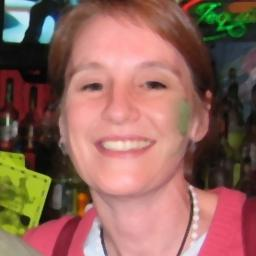
#> input picture leaked_duplicates/Test/Fake/fake_1012.jpg, 256 x 256 px; its folder holds only this picture in this run
$ python dataset_audit.py
#> lines starting #> are read from the running program, lines starting #| are printed output that depends on the picture
"""
TruthLens Dataset Audit Script
==============================
Comprehensive audit of the deepfake detection dataset.
Reports on class balance, duplicates, corruption, resolution, blur, etc.
Generates histograms for class distribution, image size, brightness, aspect ratio.
"""

import os
import json
import hashlib
import warnings
from pathlib import Path
from collections import Counter, defaultdict
from concurrent.futures import ProcessPoolExecutor, as_completed
import sys

import numpy as np
from PIL import Image, ImageFile
from tqdm import tqdm
import matplotlib
matplotlib.use('Agg')
import matplotlib.pyplot as plt
import seaborn as sns

# Allow loading truncated images
ImageFile.LOAD_TRUNCATED_IMAGES = True

# ─── Configuration ─────────────────────────────────────────────────────────────
DATASET_ROOT = Path.home() / ".cache/kagglehub/datasets/manjilkarki/deepfake-and-real-images/versions/1/Dataset"
OUTPUT_DIR = Path("dataset_audit_results")
OUTPUT_DIR.mkdir(exist_ok=True)

SPLITS = ["Train", "Validation", "Test"]
CLASSES = ["Fake", "Real"]

# Thresholds
MIN_RESOLUTION = (64, 64)  # Below this = low-res
BLUR_THRESHOLD = 50  # Laplacian variance below this = blurry
DUPLICATE_HASH_SIZE = 8  # For perceptual hashing (dhash)
NEAR_DUP_THRESHOLD = 5  # Hamming distance for near-duplicates
BLANK_THRESHOLD = 1.0  # Std dev below this = blank/constant image
MAX_WORKERS = os.cpu_count() or 4

# ─── Helper Functions ──────────────────────────────────────────────────────────

def compute_dhash(image, hash_size=8):
    """Compute difference hash (dhash) for near-duplicate detection."""
    img = image.convert('L').resize((hash_size + 1, hash_size), Image.Resampling.LANCZOS)
    pixels = list(img.getdata())
    diff = []
    for row in range(hash_size):
        row_start = row * (hash_size + 1)
        for col in range(hash_size):
            left = pixels[row_start + col]
            right = pixels[row_start + col + 1]
            diff.append(left > right)
    # Convert to integer hash
    hash_val = 0
    for bit in diff:
        hash_val = (hash_val << 1) | bit
    return hash_val

def hamming_distance(a, b):
    """Hamming distance between two integer hashes."""
    return bin(a ^ b).count('1')

def compute_blur_score(image):
    """Compute Laplacian variance as blur metric (higher = sharper)."""
    gray = np.array(image.convert('L'), dtype=np.float32)
    # Simple Laplacian kernel
    kernel = np.array([[0, 1, 0], [1, -4, 1], [0, 1, 0]], dtype=np.float32)
    # Convolve
    from scipy import ndimage
    laplacian = ndimage.convolve(gray, kernel, mode='constant')
    return np.var(laplacian)

def compute_brightness(image):
    """Compute mean brightness (0-255)."""
    return np.mean(np.array(image.convert('L')))

def process_image(args):
    """Process a single image file - returns dict with metrics or error."""
    path, split, class_name = args
    try:
        with Image.open(path) as img:
            img.load()  # Force load to catch corruption
            img = img.convert('RGB')

            width, height = img.size
            aspect_ratio = width / height
            file_size = path.stat().st_size

            # Brightness
            brightness = compute_brightness(img)

            # Blur (downsample for speed)
            small = img.resize((224, 224), Image.Resampling.LANCZOS)
            blur_score = compute_blur_score(small)

            # Perceptual hash for dedup
            dhash = compute_dhash(img, DUPLICATE_HASH_SIZE)

            # File hash for exact duplicates
            with open(path, 'rb') as f:
                file_hash = hashlib.md5(f.read()).hexdigest()

            # Blank/empty image detection (very low variance = solid color)
            img_array = np.array(img)
            pixel_std = np.std(img_array)
            is_blank = pixel_std < BLANK_THRESHOLD

            return {
                "path": str(path),
                "split": split,
                "class": class_name,
                "width": width,
                "height": height,
                "aspect_ratio": aspect_ratio,
                "file_size": file_size,
                "brightness": brightness,
                "blur_score": blur_score,
                "dhash": dhash,
                "file_hash": file_hash,
                "pixel_std": float(pixel_std),
                "is_low_res": width < MIN_RESOLUTION[0] or height < MIN_RESOLUTION[1],
                "is_blurry": blur_score < BLUR_THRESHOLD,
                "is_blank": is_blank,
                "is_corrupt": False,
                "error": None
            }
    except Exception as e:
        return {
            "path": str(path),
            "split": split,
            "class": class_name,
            "width": None,
            "height": None,
            "aspect_ratio": None,
            "file_size": path.stat().st_size if path.exists() else 0,
            "brightness": None,
            "blur_score": None,
            "dhash": None,
            "file_hash": None,
            "is_low_res": False,
            "is_blurry": False,
            "is_corrupt": True,
            "error": str(e)
        }

# ─── Main Audit ────────────────────────────────────────────────────────────────

def collect_all_image_paths():
    """Collect all image paths with their split and class labels."""
    all_paths = []
    for split in SPLITS:
        for class_name in CLASSES:
            class_dir = DATASET_ROOT / split / class_name
            if class_dir.exists():
                for ext in ['*.jpg', '*.jpeg', '*.png', '*.webp', '*.bmp', '*.tiff']:
                    for p in class_dir.glob(ext):
                        all_paths.append((p, split, class_name))
    return all_paths

def run_audit():
    print("=" * 70)
    print("TruthLens Dataset Audit")
    print("=" * 70)

    # 1. Collect paths
    print("\n📂 Collecting image paths...")
    all_paths = collect_all_image_paths()
    print(f"  Total images found: {len(all_paths)}")

    # Count by split/class
    counts = Counter()
    for _, split, class_name in all_paths:
        counts[f"{split}/{class_name}"] += 1

    for key in sorted(counts.keys()):
        print(f"  {key}: {counts[key]}")

    # 2. Process images in parallel
    print(f"\n🔍 Processing {len(all_paths)} images (this may take a while)...")
    results = []

    with ProcessPoolExecutor(max_workers=MAX_WORKERS) as executor:
        futures = {executor.submit(process_image, args): args for args in all_paths}
#> in process_image, img is the input picture: PIL image 256x256 RGB; mean R, G, B 143.1, 100.9, 90.5
#> in process_image, `brightness = compute_brightness(img)`: brightness = 112.4
#> in compute_blur_score, `gray = np.array(image.convert('L'), dtype=np.float32)`:
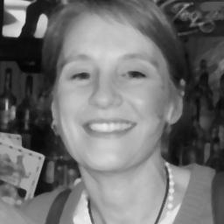
#> gray: shape (224, 224) float32; min 3, max 238, mean 112.4
#> in compute_blur_score, `laplacian = ndimage.convolve(gray, kernel, mode='constant')`:
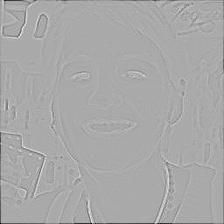
#> laplacian: shape (224, 224) float32; min -328, max 165, mean -1.6; drawn with min black and max white
#> in process_image, `blur_score = compute_blur_score(small)`: blur_score = 370.7
#> in compute_dhash, `pixels = list(img.getdata())`: pixels = 72 values, max 205 at index 13, min 12 at index 19, mean 112.8
#> after the loop in compute_dhash, `for row in range(hash_size):`: diff = 64 items, first 6: True, True, False, False, True, True
#> the loop in compute_dhash, `for bit in diff:` made 64 passes
#> (bit, hash_val) on passes 3 to 10: (False, 6), (False, 12), (True, 25), (True, 51), (True, 103), (False, 206), (False, 412), (False, 824)
#> after the loop in compute_dhash, `for bit in diff:`: hash_val = 14847961803208443847
#> in process_image, `pixel_std = np.std(img_array)`: pixel_std = 69.68
#> in process_image, `is_blank = pixel_std < BLANK_THRESHOLD`: is_blank = False
#> in process_image (call 2), `path, split, class_name = args`: split = 'Train'; class_name = 'Real'
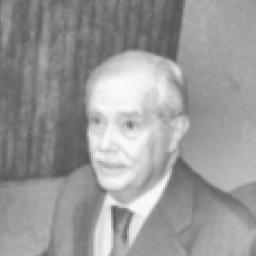
#> input picture leaked_duplicates/Test/Real/real_126.jpg, 256 x 256 px
#> in process_image, img is the input picture: PIL image 256x256 RGB; min 84, max 254, mean 153.8
#> in process_image (call 2), `file_size = path.stat().st_size`: file_size = 6570
#> (the rest of the program and of its run is left out)
